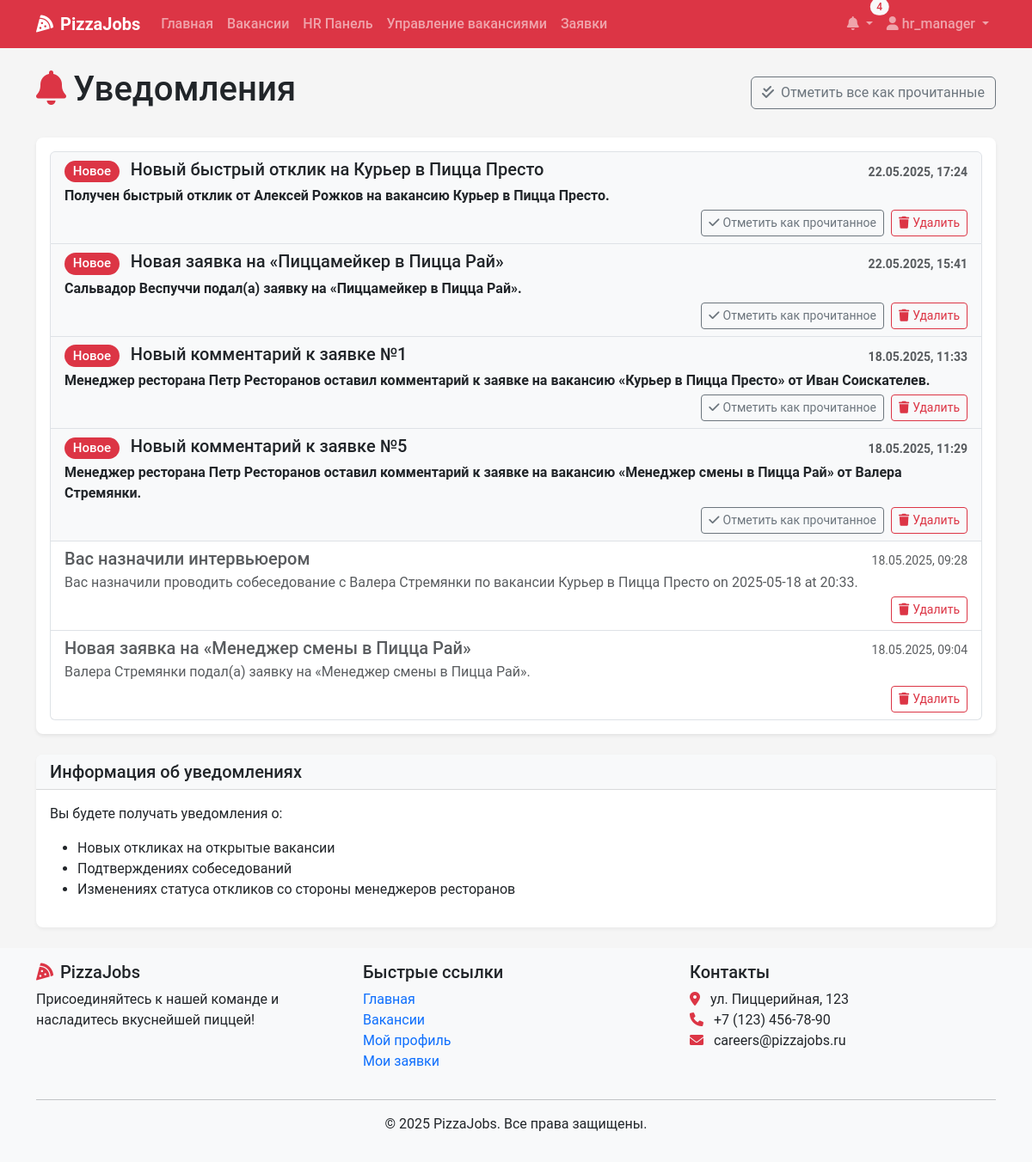
Page /notifications/ (signed in) on the earlier database version.
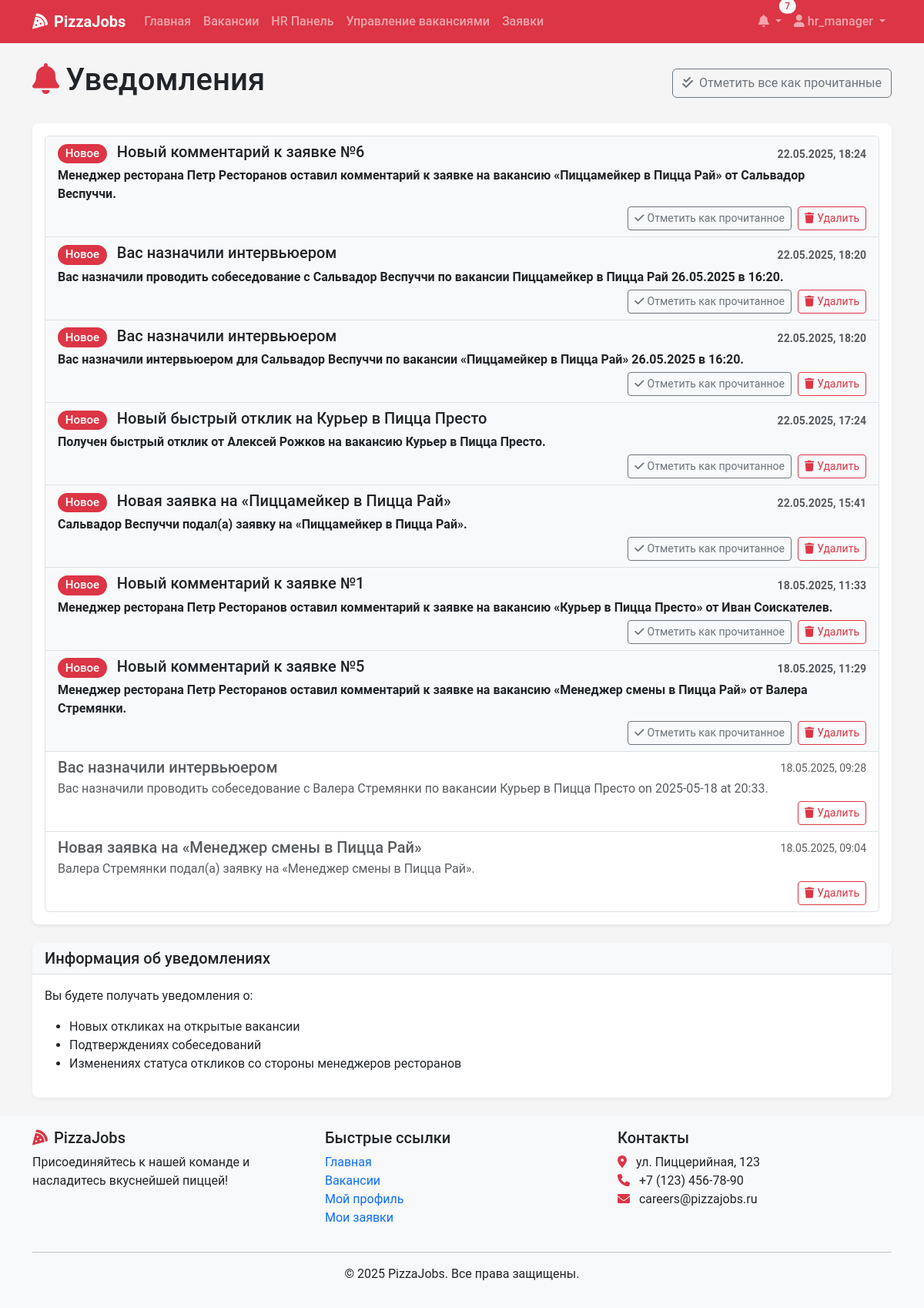
Same page on the later database version.
### recruitment/models.py (models this page shows, shortened)
class Notification(models.Model):
    user = models.ForeignKey(User, on_delete=models.CASCADE, related_name='notifications')
    title = models.CharField(max_length=100)
    message = models.TextField()
    read = models.BooleanField(default=False)
    created_at = models.DateTimeField(auto_now_add=True)

### recruitment/views.py (the view, shortened to what this page needs)
# urls.py: path('notifications/', views.notifications, name='notifications'),
@login_required
def notifications(request):
    qs = Notification.objects.filter(user=request.user).order_by('-created_at')
    paginator = Paginator(qs, 20)
    page_obj = paginator.get_page(request.GET.get('page'))
    context = {
        'page_obj': page_obj,
        'unread_count': qs.filter(read=False).count(),
    }
    return render(request, 'notifications/list.html', context)

### recruitment/context_processors.py (called while the page is built)
def notifications_processor(request):
    if request.user.is_authenticated:
        unread_count = Notification.objects.filter(user=request.user, read=False).count()
        latest_notifs = Notification.objects.filter(user=request.user).order_by('-created_at')[:5]
    else:
        unread_count = 0
        latest_notifs = []
    return {
        'unread_count': unread_count,
        'latest_notifications': latest_notifs,
    }

### templates/notifications/list.html (shortened to what this page needs)
{% extends 'base.html' %}
{% block content %}
<div class="container">
    <div class="d-flex justify-content-between align-items-center mb-4">
        <h1><i class="fas fa-bell me-2 text-danger"></i>Уведомления</h1>
        {% if unread_count > 0 %}
        <form method="post" action="{% url 'notifications' %}">
            <button type="submit" name="mark_all_read" value="1" class="btn btn-outline-secondary">
                <i class="fas fa-check-double me-2"></i>Отметить все как прочитанные
            </button>
        </form>
        {% endif %}
    </div>
    <div class="card shadow">
        <div class="card-body">
            {% if page_obj %}
                <div class="list-group">
                    {% for notification in page_obj %}
                        <div class="list-group-item list-group-item-action
                                    {% if not notification.read %}fw-bold bg-light{% else %}bg-white text-muted{% endif %}">
                            <div class="d-flex w-100 justify-content-between align-items-center">
                                <h5 class="mb-1">
                                    {% if not notification.read %}
                                        <span class="badge rounded-pill bg-danger me-2">Новое</span>
                                    {% endif %}
                                    {{ notification.title }}
                                </h5>
                                <small class="text-muted">
                                    {{ notification.created_at|date:"d.m.Y, H:i" }}
                                </small>
                            </div>
                            <p class="mb-1">{{ notification.message }}</p>
                            <div class="d-flex justify-content-end gap-2">
                                {% if not notification.read %}
                                    <form method="post" action="{% url 'notifications' %}" class="d-inline">
                                        <button type="submit" name="mark_read" value="{{ notification.id }}"
                                                class="btn btn-sm btn-outline-secondary">
                                            <i class="fas fa-check me-1"></i>Отметить как прочитанное
                                        </button>
                                    </form>
                                {% endif %}
                                <form method="post" action="{% url 'notifications' %}" class="d-inline">
                                    <button type="submit" name="delete" value="{{ notification.id }}"
                                            class="btn btn-sm btn-outline-danger">
                                        <i class="fas fa-trash me-1"></i>Удалить
                                    </button>
                                </form>
                            </div>
                        </div>
                    {% endfor %}
                </div>
            {% else %}
                <div class="alert alert-info">
                    <i class="fas fa-info-circle me-2"></i>У вас пока нет уведомлений.
                </div>
            {% endif %}
        </div>
    </div>
    <div class="card shadow-sm mt-4">
        <div class="card-header bg-light">
            <h5 class="mb-0">Информация об уведомлениях</h5>
        </div>
        <div class="card-body">
            <p>Вы будете получать уведомления о:</p>
            <ul>
                {% if user.profile.role == 'CANDIDATE' %}
                    <li>Обновлениях статуса ваших откликов</li>
                    <li>Назначении собеседований</li>
                    <li>Новых вакансиях, соответствующих вашему профилю</li>
                {% elif user.profile.role == 'HR_MANAGER' %}
                    <li>Новых откликах на открытые вакансии</li>
                    <li>Подтверждениях собеседований</li>
                    <li>Изменениях статуса откликов со стороны менеджеров ресторанов</li>
                {% elif user.profile.role == 'RESTAURANT_MANAGER' %}
                    <li>Новых откликах на вакансии вашего ресторана</li>
                    <li>Назначениях собеседований</li>
                    <li>Изменениях статуса откликов со стороны HR</li>
                {% endif %}
            </ul>
        </div>
    </div>
</div>
{% endblock %}

### templates/base.html (shortened to what this page needs)
<!DOCTYPE html>
<html lang="ru">
<head>
    <link href="https://cdn.jsdelivr.net/npm/bootstrap@5.3.0-alpha1/dist/css/bootstrap.min.css" rel="stylesheet">
    <link rel="stylesheet" href="https://cdnjs.cloudflare.com/ajax/libs/font-awesome/6.0.0/css/all.min.css">
    <link rel="stylesheet" href="/static/css/main.css">
</head>
<body>
    <nav class="navbar navbar-expand-lg navbar-dark bg-danger sticky-top">
        <div class="container">
            <a class="navbar-brand" href="{% url 'home' %}">
                <i class="fas fa-pizza-slice me-2"></i>PizzaJobs
            </a>
            <div class="collapse navbar-collapse" id="navbarNav">
                <ul class="navbar-nav me-auto">
                    <li class="nav-item">
                        <a class="nav-link" href="{% url 'home' %}">Главная</a>
                    </li>
                    <li class="nav-item">
                        <a class="nav-link" href="{% url 'vacancy_list' %}">Вакансии</a>
                    </li>
                    {% if user.is_authenticated %}
                        {% if user.profile.role == 'HR_MANAGER' %}
                            <li class="nav-item">
                                <a class="nav-link" href="{% url 'hr_dashboard' %}">HR Панель</a>
                            </li>
                            <li class="nav-item">
                                <a class="nav-link" href="{% url 'manage_vacancies' %}">Управление вакансиями</a>
                            </li>
                        {% elif user.profile.role == 'RESTAURANT_MANAGER' %}
                            <li class="nav-item">
                                <a class="nav-link" href="{% url 'manager_dashboard' %}">Панель менеджера</a>
                            </li>
                        {% endif %}
                        <li class="nav-item">
                            <a class="nav-link" href="{% url 'application_list' %}">Заявки</a>
                        </li>
                    {% endif %}
                </ul>
                <ul class="navbar-nav">
                    {% if user.is_authenticated %}
                        <li class="nav-item dropdown">
                            <a class="nav-link dropdown-toggle position-relative" href="#" id="notificationDropdown" role="button" data-bs-toggle="dropdown">
                                <i class="fas fa-bell"></i>
                                {% if unread_count %}
                                    <span class="badge rounded-pill bg-light text-danger position-absolute top-0 start-100 translate-middle">
                                        {{ unread_count }}
                                    </span>
                                {% endif %}
                            </a>
                        </li>
                        <li class="nav-item dropdown">
                            <a class="nav-link dropdown-toggle" href="#" id="userDropdown" role="button" data-bs-toggle="dropdown">
                                <i class="fas fa-user"></i> {{ user.username }}
                            </a>
                        </li>
                    {% endif %}
                </ul>
            </div>
        </div>
    </nav>
    <main class="py-4">
        {% block content %}{% endblock %}
    </main>
    <footer class="footer mt-auto py-3 bg-light">
        <div class="container">
            <div class="row">
                <div class="col-md-4">
                    <h5><i class="fas fa-pizza-slice text-danger me-2"></i>PizzaJobs</h5>
                    <p>Присоединяйтесь к нашей команде и насладитесь вкуснейшей пиццей!</p>
                </div>
                <div class="col-md-4">
                    <h5>Быстрые ссылки</h5>
                    <ul class="list-unstyled">
                        <li><a href="{% url 'home' %}" class="text-decoration-none">Главная</a></li>
                        <li><a href="{% url 'vacancy_list' %}" class="text-decoration-none">Вакансии</a></li>
                        {% if user.is_authenticated %}
                            <li><a href="{% url 'view_profile' %}" class="text-decoration-none">Мой профиль</a></li>
                            <li><a href="{% url 'application_list' %}" class="text-decoration-none">Мои заявки</a></li>
                        {% else %}
                            <li><a href="{% url 'login' %}" class="text-decoration-none">Войти</a></li>
                            <li><a href="{% url 'register' %}" class="text-decoration-none">Регистрация</a></li>
                        {% endif %}
                    </ul>
                </div>
                <div class="col-md-4">
                    <h5>Контакты</h5>
                    <address>
                        <i class="fas fa-map-marker-alt text-danger me-2"></i> ул. Пиццерийная, 123<br>
                        <i class="fas fa-phone text-danger me-2"></i> +7 (123) 456-78-90<br>
                        <i class="fas fa-envelope text-danger me-2"></i> careers@pizzajobs.ru
                    </address>
                </div>
            </div>
            <hr>
            <div class="text-center">
                <p>&copy; 2025 PizzaJobs. Все права защищены.</p>
            </div>
        </div>
    </footer>
</body>
</html>

### static/css/main.css (style rules this page uses)
:root { --pizza-red: #dc3545; --pizza-green: #198754; --pizza-white: #ffffff; --pizza-light: #f8f9fa; --pizza-dark: #212529; --pizza-secondary: #6c757d; }
body { font-family: 'Roboto', 'Segoe UI', Arial, sans-serif; color: var(--pizza-dark); background-color: #f5f5f5; min-height: 100vh; display: flex; flex-direction: column; }
main { flex: 1; }
.card { border-radius: 0.5rem; border: none; overflow: hidden; }
.card-header { border-bottom: 1px solid rgba(0, 0, 0, 0.125); }
.card.shadow { box-shadow: 0 0.125rem 0.25rem rgba(0, 0, 0, 0.075) !important; }
.card.shadow-sm { box-shadow: 0 0.125rem 0.25rem rgba(0, 0, 0, 0.05) !important; }
.navbar-dark.bg-danger { background-color: var(--pizza-red) !important; }
.nav-link { font-weight: 500; }
.navbar-brand { font-weight: 700; }
.footer { background-color: var(--pizza-light); padding: 2rem 0; margin-top: auto; }
.badge { font-weight: 500; padding: 0.35em 0.65em; }
.badge.bg-danger { background-color: #dc3545 !important; }

Differences in the rows shown:
added Notification: read "Новое", title "Новый комментарий к заявке №6", created_at "22.05.2025, 18:24", message "Менеджер ресторана Петр Ресторанов оставил комментарий к заявке на вакансию «Пиццамейкер в Пицца Рай» от Сальвадор Веспуччи.", {{ notification.id }} 43 (drawn)
added Notification: read "Новое", title "Вас назначили интервьюером", created_at "22.05.2025, 18:20", message "Вас назначили проводить собеседование с Сальвадор Веспуччи по вакансии Пиццамейкер в Пицца Рай 26.05.2025 в 16:20.", {{ notification.id }} 42 (drawn)
added Notification: read "Новое", title "Вас назначили интервьюером", created_at "22.05.2025, 18:20", message "Вас назначили интервьюером для Сальвадор Веспуччи по вакансии «Пиццамейкер в Пицца Рай» 26.05.2025 в 16:20.", {{ notification.id }} 40 (drawn)
Other differences:
{{ unread_count }}: "4" → "7"
